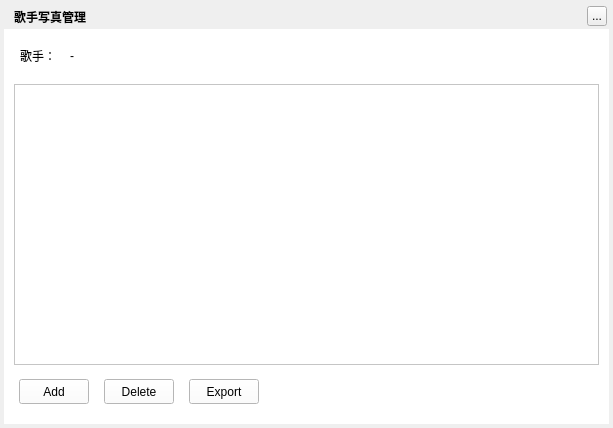
<?xml version="1.0" encoding="UTF-8"?>
<ui version="4.0">
 <class>MusicLrcPhotoManagerWidget</class>
 <widget class="QWidget" name="MusicLrcPhotoManagerWidget">
  <property name="geometry">
   <rect>
    <x>0</x>
    <y>0</y>
    <width>613</width>
    <height>428</height>
   </rect>
  </property>
  <property name="windowTitle">
   <string>歌手写真管理</string>
  </property>
  <widget class="QLabel" name="background">
   <property name="geometry">
    <rect>
     <x>4</x>
     <y>4</y>
     <width>605</width>
     <height>420</height>
    </rect>
   </property>
   <property name="text">
    <string/>
   </property>
  </widget>
  <widget class="QLabel" name="topTitleName">
   <property name="geometry">
    <rect>
     <x>14</x>
     <y>4</y>
     <width>220</width>
     <height>25</height>
    </rect>
   </property>
   <property name="styleSheet">
    <string notr="true">color:&quot;#FFFFFF&quot;;font-weight:bold</string>
   </property>
   <property name="text">
    <string>歌手写真管理</string>
   </property>
  </widget>
  <widget class="QToolButton" name="topTitleCloseButton">
   <property name="geometry">
    <rect>
     <x>587</x>
     <y>6</y>
     <width>20</width>
     <height>20</height>
    </rect>
   </property>
   <property name="text">
    <string>...</string>
   </property>
  </widget>
  <widget class="QLabel" name="artNameLabel">
   <property name="geometry">
    <rect>
     <x>20</x>
     <y>46</y>
     <width>42</width>
     <height>20</height>
    </rect>
   </property>
   <property name="text">
    <string>歌手：</string>
   </property>
  </widget>
  <widget class="QLabel" name="artTextLabel">
   <property name="geometry">
    <rect>
     <x>70</x>
     <y>43</y>
     <width>300</width>
     <height>25</height>
    </rect>
   </property>
   <property name="text">
    <string>-</string>
   </property>
  </widget>
  <widget class="QWidget" name="backgroundMask" native="true">
   <property name="geometry">
    <rect>
     <x>4</x>
     <y>29</y>
     <width>605</width>
     <height>395</height>
    </rect>
   </property>
   <property name="styleSheet">
    <string notr="true">background:white;</string>
   </property>
   <widget class="QScrollArea" name="viewArea">
    <property name="geometry">
     <rect>
      <x>10</x>
      <y>55</y>
      <width>585</width>
      <height>281</height>
     </rect>
    </property>
   </widget>
   <widget class="QPushButton" name="addButton">
    <property name="geometry">
     <rect>
      <x>15</x>
      <y>350</y>
      <width>70</width>
      <height>25</height>
     </rect>
    </property>
    <property name="cursor">
     <cursorShape>PointingHandCursor</cursorShape>
    </property>
    <property name="text">
     <string>Add</string>
    </property>
   </widget>
   <widget class="QPushButton" name="deleteButton">
    <property name="geometry">
     <rect>
      <x>100</x>
      <y>350</y>
      <width>70</width>
      <height>25</height>
     </rect>
    </property>
    <property name="cursor">
     <cursorShape>PointingHandCursor</cursorShape>
    </property>
    <property name="text">
     <string>Delete</string>
    </property>
   </widget>
   <widget class="QPushButton" name="exportButton">
    <property name="geometry">
     <rect>
      <x>185</x>
      <y>350</y>
      <width>70</width>
      <height>25</height>
     </rect>
    </property>
    <property name="cursor">
     <cursorShape>PointingHandCursor</cursorShape>
    </property>
    <property name="text">
     <string>Export</string>
    </property>
   </widget>
  </widget>
  <zorder>background</zorder>
  <zorder>backgroundMask</zorder>
  <zorder>topTitleName</zorder>
  <zorder>topTitleCloseButton</zorder>
  <zorder>artNameLabel</zorder>
  <zorder>artTextLabel</zorder>
 </widget>
 <resources/>
 <connections/>
</ui>
